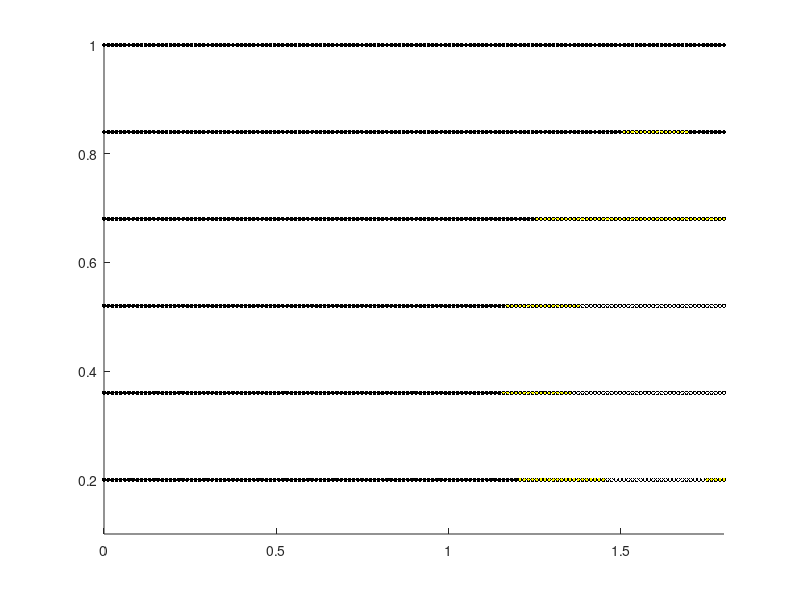

MATLAB code for this plot:




Nrows_panel1 = 6;
Ncols_panel1 = 150;

Nleds_panel1 = Nrows_panel1 * Ncols_panel1;

Nrows_panel2 = Nrows_panel1;
% Ncols_panel2 = 30;

% all lamps are off
lamps_array1_colors = zeros(Nrows_panel1, Ncols_panel1,  3);

% lamps_array2_colors = ones(Nrows_panel2, Ncols_panel2,  3);

lamps_array1_posx = linspace(0, 1.8, Ncols_panel1);
lamps_array1_posy = linspace(0.2, 1, Nrows_panel1);

lamps_array1_posx = repmat(lamps_array1_posx ,Nrows_panel1,1);
lamps_array1_posy = repmat(lamps_array1_posy',1,Ncols_panel1);
% LEDs = struct('posx',repmat(lamps_array1_posx,1,Nrows_panel1), ...
%               'posy',repmat(lamps_array1_posy,1,Ncols_panel1));

% LEDs(Nrows_panel1 * Ncols_panel1) = struct('lamp',LEDlamp);


%%

hold on
for ii = 1:Nleds_panel1
    plot(lamps_array1_posx(ii), lamps_array1_posy(ii), '.', 'MarkerSize', 10, ...
         'Color', [ lamps_array1_colors(ii), lamps_array1_colors(ii + Nleds_panel1), lamps_array1_colors(ii + 2*Nleds_panel1)])
end

xlim([ -0.1 1.9 ])
ylim([  0.1 1.1 ])

%% Zon
% start op 1.6, grote 0.25

duration = 60; % s
fps      =  1; % fps;

sun.size_start = 0.25;
sun.size_eind  = 0.5 ;
sun.size_aura  = 0.2 ; 
sky.size_start = 0.1 ;
sky.size_end   = 1.0 ;
sun.start_pos  = [ 1.6, 0.4 ];
sun.eind_pos   = [ 1.2, 1 ];

pixels = ((lamps_array1_posx -sun.start_pos(1)).^2 + ...
          (lamps_array1_posy -sun.start_pos(2)).^2).^(0.5);
   
sun_pixels = find(pixels < sun.size_start);

aura_pixels = find(pixels < ( sun.size_start + sun.size_aura));

sky_pixels = find(pixels < ( sun.size_start + sun.size_aura + sky.size_start));

hold on
for ii = 1:length(sky_pixels)
    plot(lamps_array1_posx(sky_pixels(ii)), lamps_array1_posy(sky_pixels(ii)), '.', ...
        'Color', [ lamps_array1_colors(ii), lamps_array1_colors(ii + Nleds_panel1), lamps_array1_colors(ii + 2*Nleds_panel1)] )
end 

for ii = 1:length(aura_pixels)
    plot(lamps_array1_posx(aura_pixels(ii)), lamps_array1_posy(aura_pixels(ii)), '.', 'Color', 'y')
end 

for ii = 1:length(sun_pixels)
    plot(lamps_array1_posx(sun_pixels(ii)), lamps_array1_posy(sun_pixels(ii)), '.', 'Color', [1 1 1])
end 

set(gca, 'Color', [165,42,42]/255)

xlim([ 0 1.8 ])
ylim([ 0.1 1 ])

        
        
        
        
        
        
        
        
        
        
        
        
        
        
        

